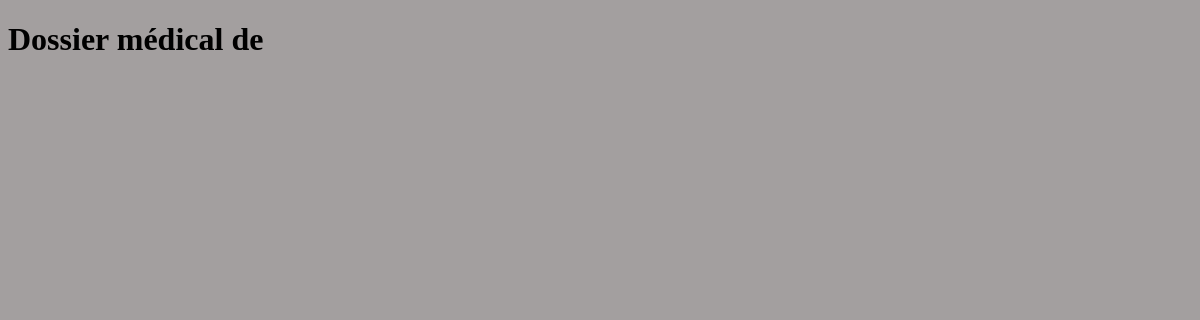
/patient_list/4/dossier_medical/, run on an earlier commit of the app's database.
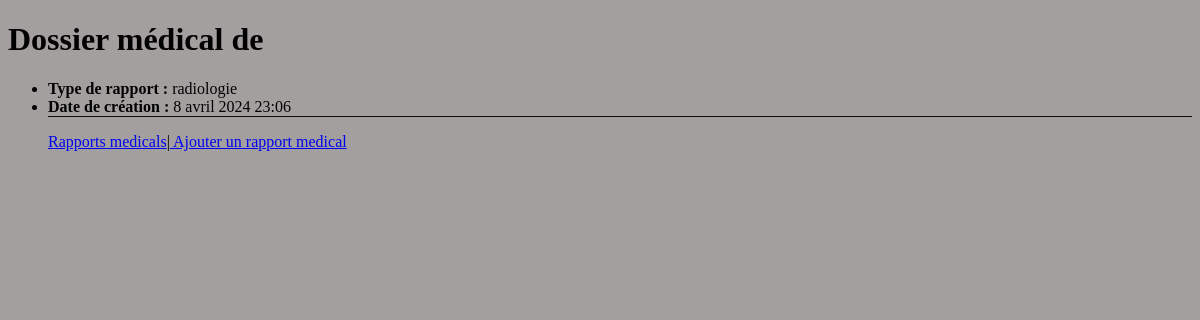
And on a later commit of the database.
### patient/models.py (models this page shows)
class Examen_medical(models.Model):
    patient = models.ForeignKey(User,null=True,on_delete=models.CASCADE)
    type_rapport = models.CharField(default="",max_length=1000,verbose_name='type de rapport')
    date_creation = models.DateTimeField(auto_now_add=True)

### patient/views.py (the view)
# urls.py: path('patient_list/<int:id>/dossier_medical/',patient.views.dossier_medical,name='dossier_medical'),
def dossier_medical(request,id):
    user = User.objects.get(id=id)
    dossiers = Examen_medical.objects.filter(patient=user)
    return render(request,'patient/examen_medical.html',{"dossiers":dossiers})

### patient/templates/patient/examen_medical.html
{% extends 'base.html' %}
{% block content %}
<h1>Dossier médical de </h1>
{% for dossier in dossiers %}
<ul>
    <li><strong>Type de rapport :</strong> {{ dossier.type_rapport }}</li>
    <li><strong>Date de création :</strong> {{ dossier.date_creation }}</li>
    <div style="border-top: 1px solid #0e0c0c;"></div>
    <p><a href="{% url 'rapport_medical' dossier.id %}">Rapports medicals</a>|<a href="{% url 'creer_rapport_medical' dossier.id %}"> Ajouter un rapport medical</a></p>
</ul>
{% endfor %}
{% endblock %}

What changed in the data, as far as the page shows it:
added Examen_medical: type_rapport "radiologie", date_creation "8 avril 2024 23:06"
